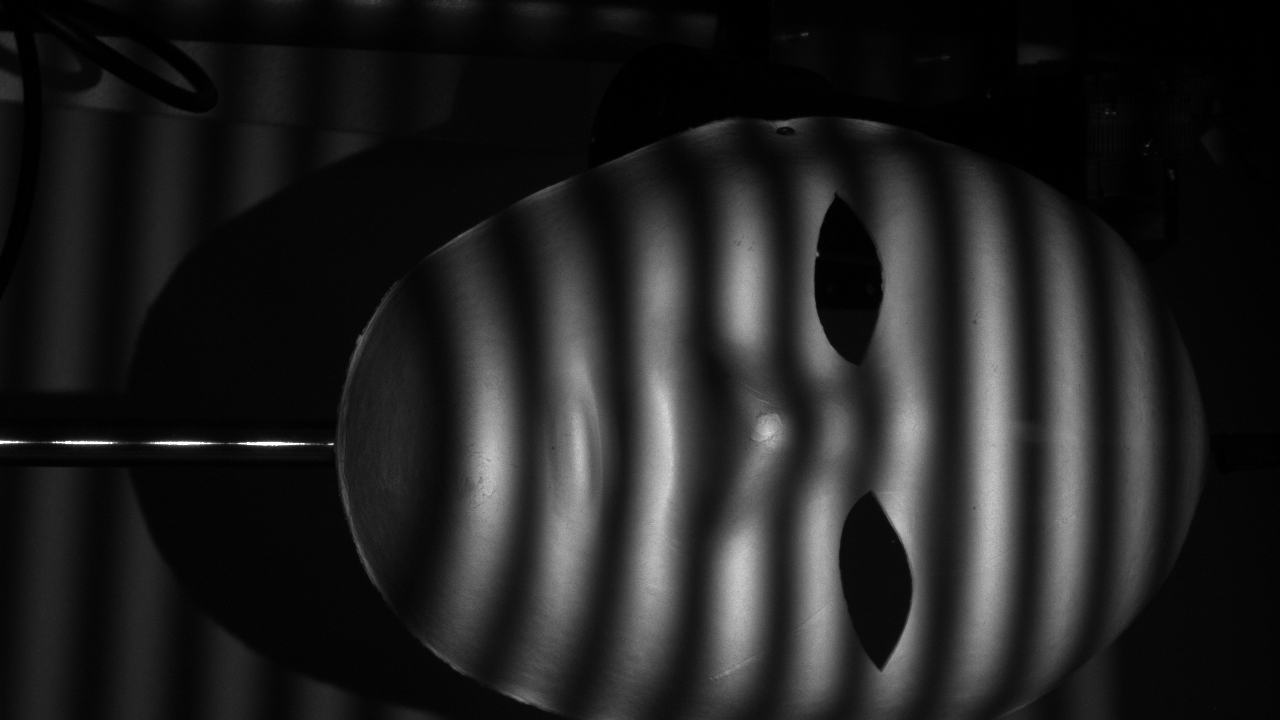
%> input picture 0002.bmp, 1280 x 720 px
$ octave testFFT_FTP.m   (GNU Octave 9; MATLAB toolbox functions it lacks are replaced by stand-ins)
%> lines starting %> are read from the running program, lines starting %| are printed output that depends on the picture; in (x1, y1, x2, y2) boxes, pixels count from 0 and x2, y2 are one past the last pixel; in counts of white or black regions, pixels touching at a corner belong together; the program's own positions count from 1
%%%%%%%%%%%%%%%%%%%%%%%%%%%%%%%%%%%%%%%%%%%
img = imread('0002.bmp');
%> img is the input picture: size 720x1280 uint8; min 0, max 255, mean 32.7
figure('NumberTitle', 'off', 'Name', 'input');
imshow(img)
%%%%%%%%%%  fft  %%%%%%%%%%
F = fftshift(fft2(img));
mn = size(img,1) * size(img,2);
%> mn = 921600
figure('NumberTitle', 'off', 'Name', 'F/mn');
imagesc(abs(F/mn))

%%%%%%%%%%  construct filter  %%%%%%%%%%
filter = ones(size(img));
for h = 1 : size(img,1)
    for w = 1 :  size(img,2)
        if w >= 638
            filter(h,w) = 0;
        end
    end
end
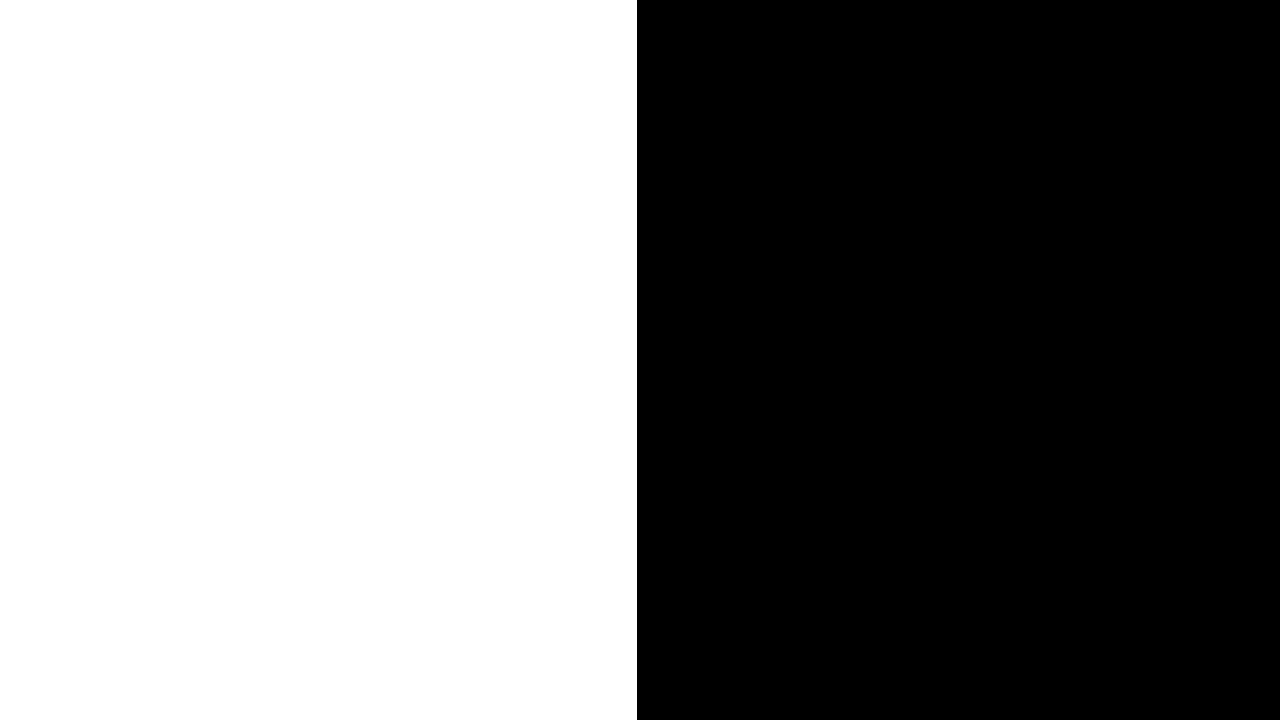
%> filter: size 720x1280 double; values 0 (black) and 1 (white), 49.8% white; 1 white region, box (x1, y1, x2, y2) and area: (0, 0, 637, 720) 458640
FFed = F .* filter;

figure('NumberTitle', 'off', 'Name', 'FFed/mn');
imagesc(abs(FFed/mn))

%%%%%%%%%%  inverse fft  %%%%%%%%%%
iF = ifft2(ifftshift(F));
figure('NumberTitle', 'off', 'Name', 'iF');
imagesc(abs(iF))

%%%%%%%%%%  inverse fft for filtered image  %%%%%%%%%%
iFFed = ifft2(ifftshift(FFed));
figure('NumberTitle', 'off', 'Name', 'iFFed');
imagesc(abs(iFFed))
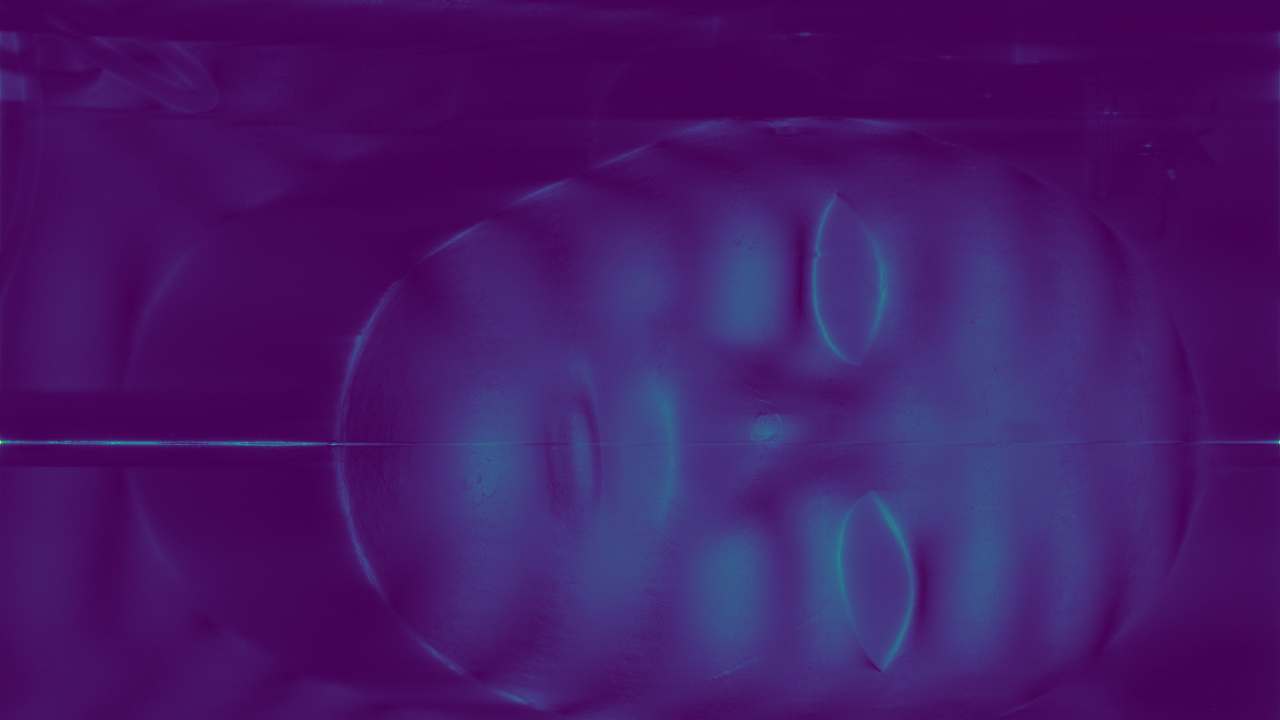
%> displayed picture: size 720x1280x3, on the screen's scale of 0 to 255; mean R, G, B 69.5, 24.2, 104.4

%%%%%%%%%%  phi image  %%%%%%%%%%
phi = atan2(imag(iFFed),real(iFFed));
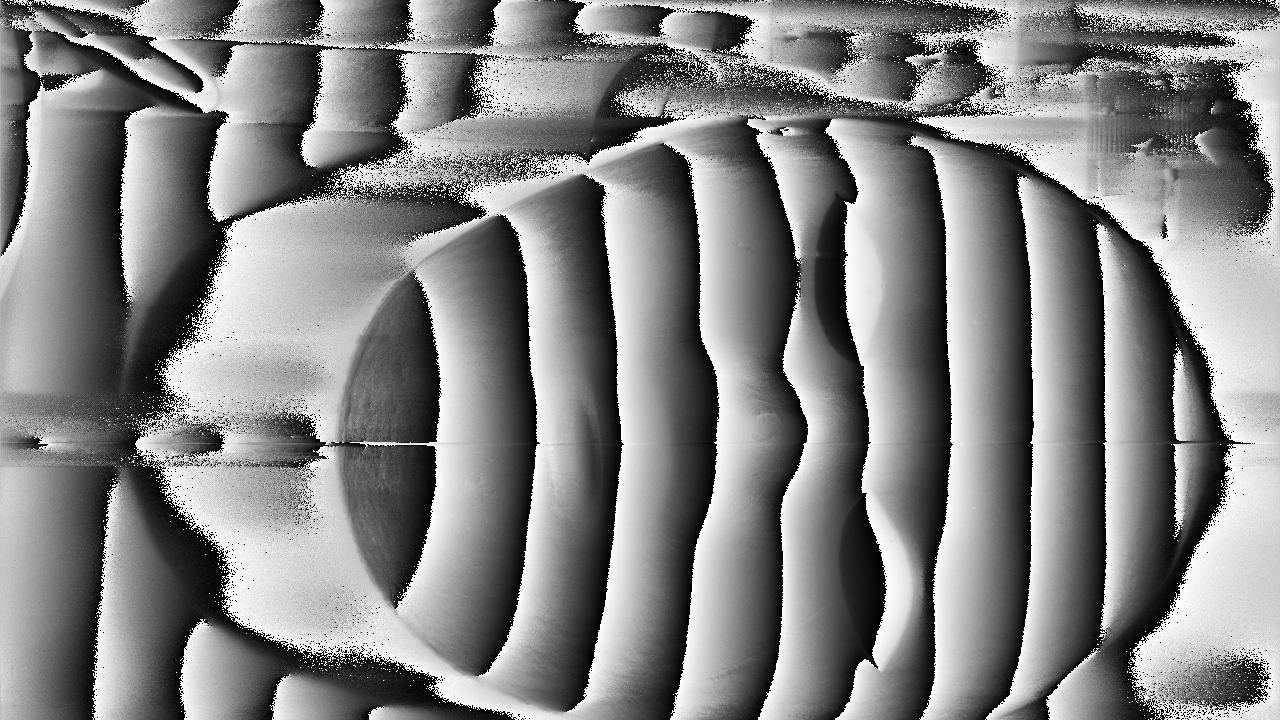
%> phi: size 720x1280 double; min -3.14, max 3.14, mean 0.102; drawn with min black and max white
figure('NumberTitle', 'off', 'Name', 'phi');
imagesc(phi)
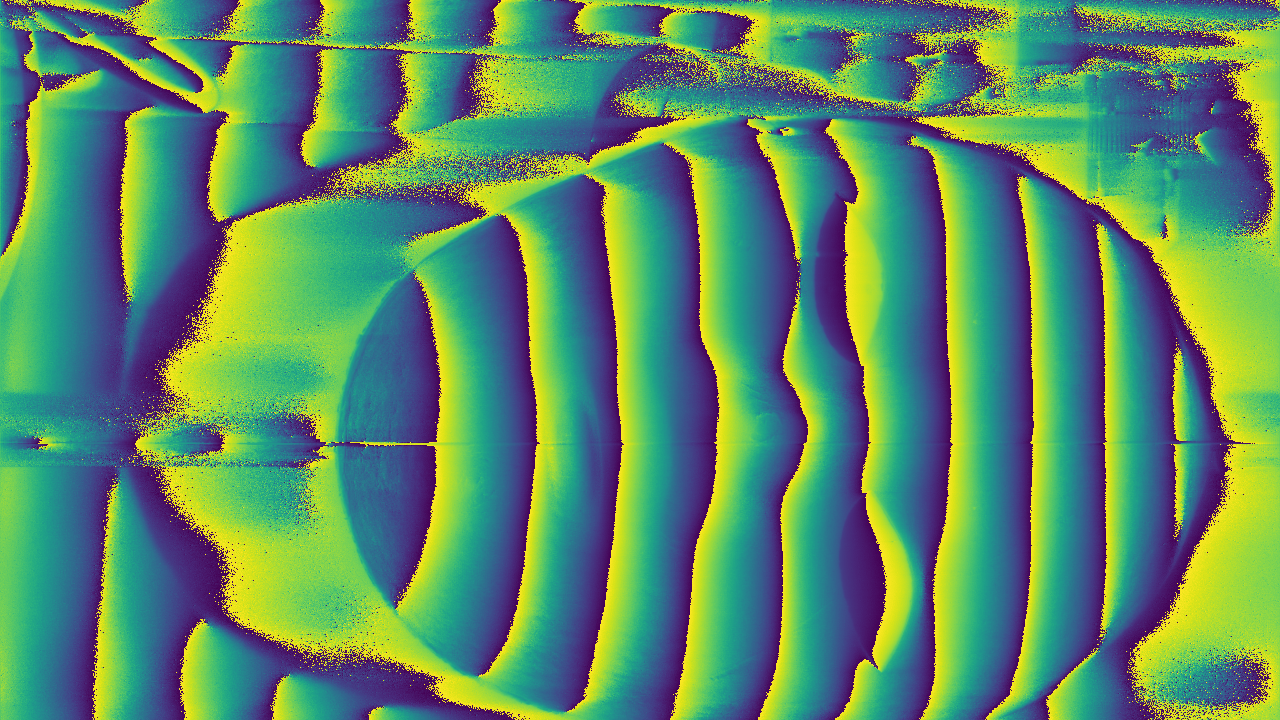
%> displayed picture: size 720x1280x3, on the screen's scale of 0 to 255; mean R, G, B 90.9, 140, 104.7

$ run again, with 0003.bmp copied over 0002.bmp
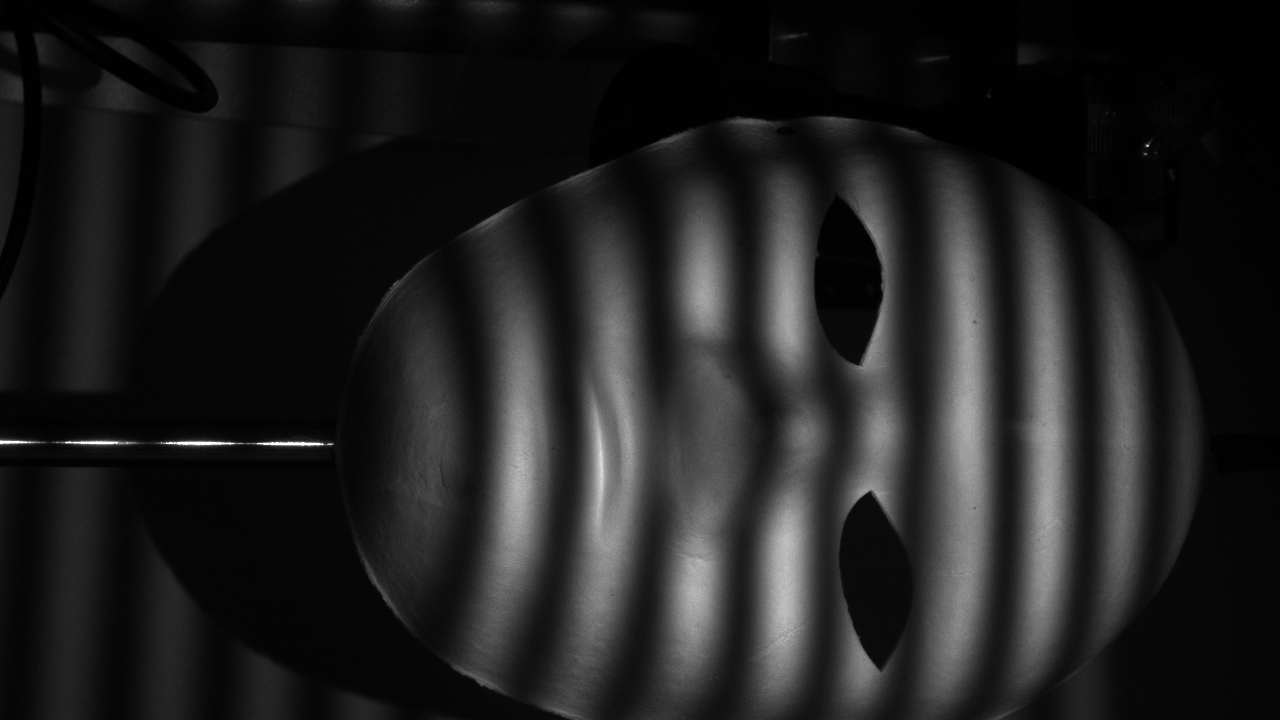
%> input picture 0003.bmp, 1280 x 720 px
%> img is the input picture: size 720x1280 uint8; min 0, max 255, mean 31.8
%> `phi = atan2(imag(iFFed),real(iFFed));`:
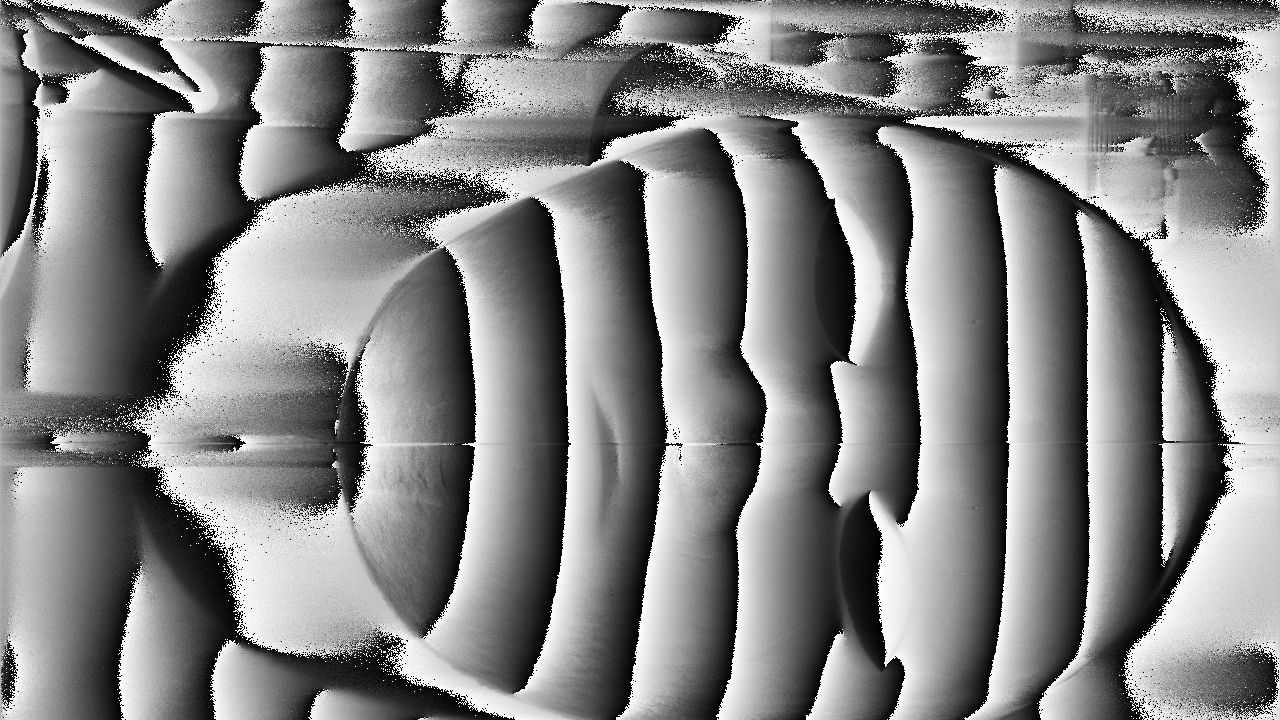
%> phi: size 720x1280 double; min -3.14, max 3.14, mean 0.106; drawn with min black and max white
%> `imagesc(phi)`:
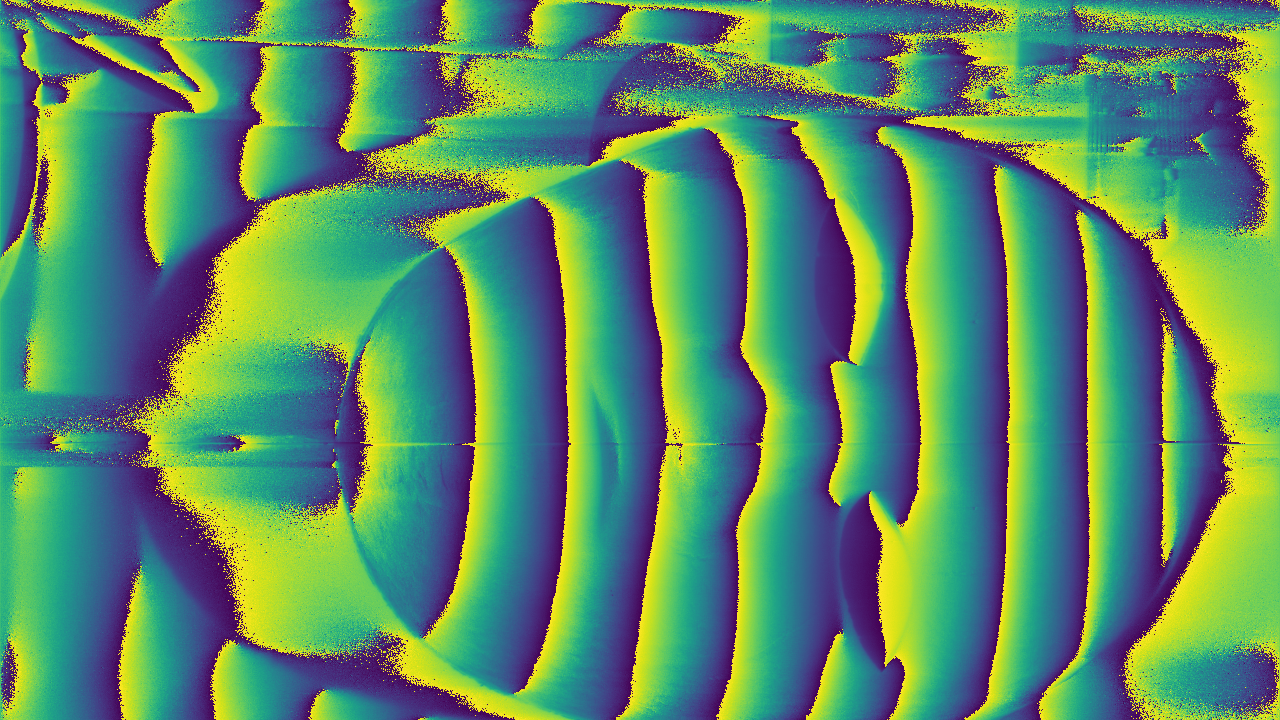
%> displayed picture: size 720x1280x3, on the screen's scale of 0 to 255; mean R, G, B 90.4, 140.2, 105
